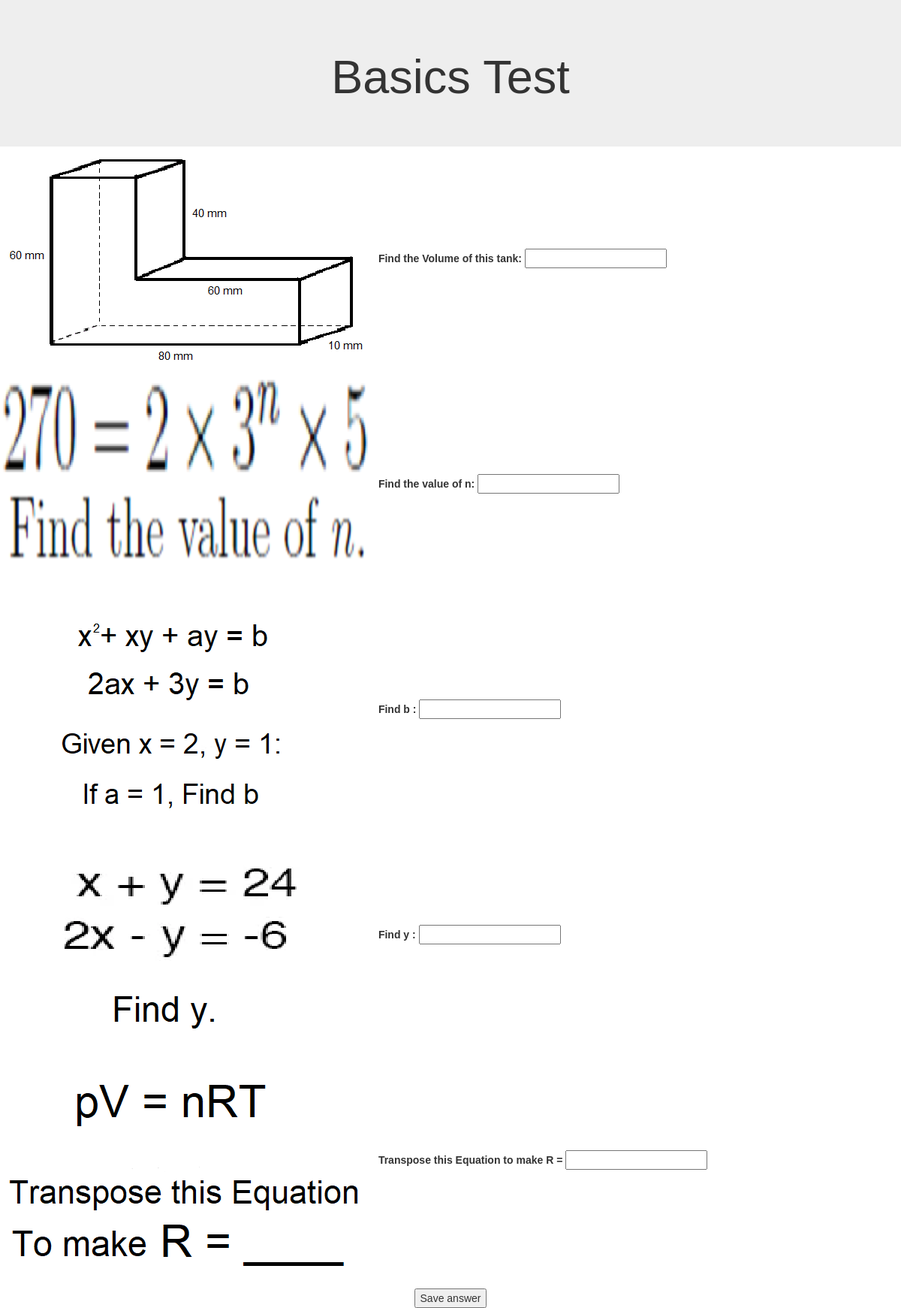
The page /test_active/susan on the database its author committed.
### app/models.py (models this page shows, shortened)
class TestQuestion(db.Model):
    __tablename__ = 'TestQuestion'
    QuestionID = db.Column(db.Integer, primary_key=True)
    Question = db.Column(db.Text)
    QuestionText = db.Column(db.Text)
    Answerkey = db.Column(db.Text)

### app/routes.py (the view)
@app.route('/test_active/<username>', methods=['GET', 'POST'])
def test_active(username):
    if request.method == "POST":
        user = User.query.filter_by(username=username).first_or_404()
        ExamQuestions = []
        for question in TestQuestion.query.all():
            Question = {
                'Question' : question.Question,
                'Answer' : question.Answerkey
            }
            ExamQuestions.append(Question)
        answer1 = request.form["Answer1"]
        answer2 = request.form["Answer2"]
        answer3 = request.form["Answer3"]
        answer4 = request.form["Answer4"]
        answer5 = request.form["Answer5"]
        Question1 = request.form["Question1"]
        Question2 = request.form["Question2"]
        Question3 = request.form["Question3"]
        Question4 = request.form["Question4"]
        Question5 = request.form["Question5"]
        return render_template('testResult.html',answer1=answer1,answer2=answer2,answer3=answer3,answer4=answer4,answer5=answer5,Question1=Question1,Question2=Question2,Question3=Question3,Question4=Question4,Question5=Question5,TestQuestions=ExamQuestions,user=user)
    else:  #'GET' method
        user = User.query.filter_by(username=username).first_or_404()
        testQuestions = []
        randomTestQuestions = TestQuestion.query.order_by(func.random()).limit(5)
        for question in randomTestQuestions:
            Quest = {
                'Question' : question.Question,
                'QuestionText' : question.QuestionText
            }
            testQuestions.append(Quest)
        image = "/static/ExamQuestions/Transposing_Q2.png"
        return render_template('test.html', quiz=testQuestions, image=image)

### app/templates/test.html (shortened to what this page needs)
<!DOCTYPE html>
<html>
    <head>
    <link rel="stylesheet" href="https://maxcdn.bootstrapcdn.com/bootstrap/3.4.1/css/bootstrap.min.css">
    <link rel="stylesheet" href="{{ url_for('static', filename='style.css') }}">
    </head>
    <body>
        <div class="jumbotron text-center" style="margin-bottom:0">
            <b><h1>Basics Test</h1></b>
        </div>
        <div>
                <form action="#" method="POST">
                    <img src="{{quiz[0].Question}}">
                    <label>{{quiz[0].QuestionText}}</label>
                    <input type="text" name="Answer1"/>
                    <br>
                    <img src="{{quiz[1].Question}}">
                    <label>{{quiz[1].QuestionText}}</label>
                    <input type="text" name="Answer2"/>
                    <br>
                    <img src="{{quiz[2].Question}}">
                    <label>{{quiz[2].QuestionText}}</label>
                    <input type="text" name="Answer3"/>
                    <br>
                    <img src="{{quiz[3].Question}}">
                    <label>{{quiz[3].QuestionText}}</label>
                    <input type="text" name="Answer4"/>
                    <br>
                    <img src="{{quiz[4].Question}}">
                    <label>{{quiz[4].QuestionText}}</label>
                    <input type="text" name="Answer5"/>
                    <br><br>
                    <div style="text-align: center;">
                        <input type="submit" value="Save answer" style="align-content: center;">
                    </div>
                </form>
        </div>
    </body>
</html>

### app/static/style.css (style rules this page uses)
body { font-family: Arial, Helvetica, sans-serif; background-color: white; ; }
* { box-sizing: border-box; }

### app/templates/test.html (style rules this page uses)
h1 { text-align: center; }

### rows shown on the page
TestQuestion: Question (picture), QuestionText "Find the Volume of this tank:"
TestQuestion: Question (picture), QuestionText "Find the value of n:"
TestQuestion: Question (picture), QuestionText "Find b :"
TestQuestion: Question (picture), QuestionText "Find y :"
TestQuestion: Question (picture), QuestionText "Transpose this Equation to make R ="
